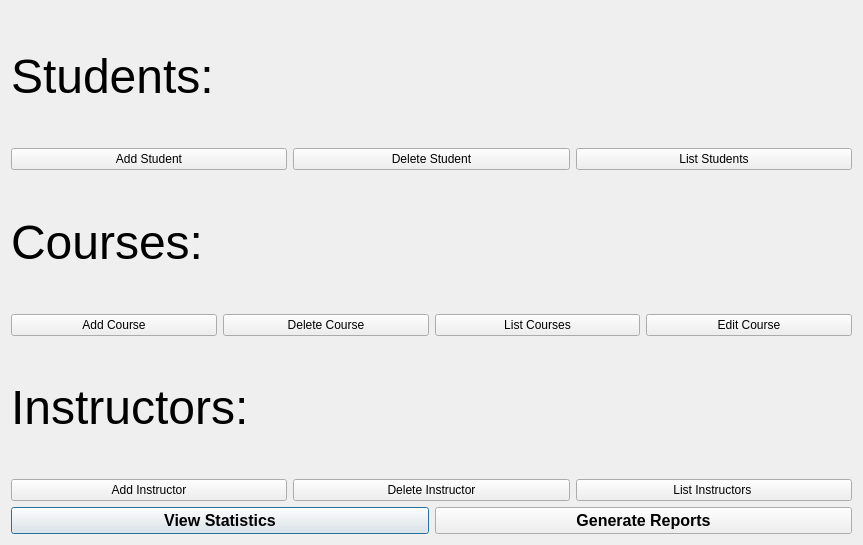
<?xml version="1.0" encoding="UTF-8"?>
<ui version="4.0">
 <class>adminDashboard</class>
 <widget class="QDialog" name="adminDashboard">
  <property name="geometry">
   <rect>
    <x>0</x>
    <y>0</y>
    <width>863</width>
    <height>545</height>
   </rect>
  </property>
  <property name="windowTitle">
   <string>Admin Dashboard</string>
  </property>
  <layout class="QVBoxLayout" name="verticalLayout_main">
   <item>
    <layout class="QGridLayout" name="gridLayout_4">
     <item row="0" column="0">
      <layout class="QGridLayout" name="gridLayout_3">
       <item row="0" column="0">
        <widget class="QLabel" name="label">
         <property name="font">
          <font>
           <pointsize>36</pointsize>
          </font>
         </property>
         <property name="text">
          <string>Students:</string>
         </property>
        </widget>
       </item>
       <item row="1" column="0">
        <widget class="QPushButton" name="add_Student_Button">
         <property name="text">
          <string>Add Student</string>
         </property>
         <property name="autoDefault">
          <bool>false</bool>
         </property>
        </widget>
       </item>
       <item row="1" column="1">
        <widget class="QPushButton" name="Delete_Student_Push_Button">
         <property name="text">
          <string>Delete Student</string>
         </property>
         <property name="autoDefault">
          <bool>false</bool>
         </property>
        </widget>
       </item>
       <item row="1" column="2">
        <widget class="QPushButton" name="List_Students_Button">
         <property name="text">
          <string>List Students</string>
         </property>
         <property name="autoDefault">
          <bool>false</bool>
         </property>
        </widget>
       </item>
      </layout>
     </item>
     <item row="1" column="0">
      <layout class="QGridLayout" name="gridLayout_2">
       <item row="0" column="0">
        <widget class="QLabel" name="label_2">
         <property name="font">
          <font>
           <pointsize>36</pointsize>
          </font>
         </property>
         <property name="text">
          <string>Courses:</string>
         </property>
        </widget>
       </item>
       <item row="1" column="0">
        <widget class="QPushButton" name="Add_Course_Button">
         <property name="text">
          <string>Add Course</string>
         </property>
         <property name="autoDefault">
          <bool>false</bool>
         </property>
        </widget>
       </item>
       <item row="1" column="1">
        <widget class="QPushButton" name="Delete_Course_Button">
         <property name="text">
          <string>Delete Course</string>
         </property>
         <property name="autoDefault">
          <bool>false</bool>
         </property>
        </widget>
       </item>
       <item row="1" column="2">
        <widget class="QPushButton" name="List_Courses_Button">
         <property name="text">
          <string>List Courses</string>
         </property>
         <property name="autoDefault">
          <bool>false</bool>
         </property>
        </widget>
       </item>
       <item row="1" column="3">
        <widget class="QPushButton" name="Edit_Course_Button">
         <property name="text">
          <string>Edit Course</string>
         </property>
         <property name="autoDefault">
          <bool>false</bool>
         </property>
        </widget>
       </item>
      </layout>
     </item>
     <item row="2" column="0">
      <layout class="QGridLayout" name="gridLayout">
       <item row="0" column="0">
        <widget class="QLabel" name="label_3">
         <property name="font">
          <font>
           <pointsize>36</pointsize>
          </font>
         </property>
         <property name="text">
          <string>Instructors:</string>
         </property>
        </widget>
       </item>
       <item row="1" column="0">
        <widget class="QPushButton" name="Add_Instructor_Button">
         <property name="text">
          <string>Add Instructor</string>
         </property>
         <property name="autoDefault">
          <bool>false</bool>
         </property>
        </widget>
       </item>
       <item row="1" column="1">
        <widget class="QPushButton" name="Delete_Instructor_Button">
         <property name="text">
          <string>Delete Instructor</string>
         </property>
         <property name="autoDefault">
          <bool>false</bool>
         </property>
        </widget>
       </item>
       <item row="1" column="2">
        <widget class="QPushButton" name="List_Instructors_Button">
         <property name="text">
          <string>List Instructors </string>
         </property>
         <property name="autoDefault">
          <bool>false</bool>
         </property>
        </widget>
       </item>
      </layout>
     </item>
    </layout>
   </item>
   <item>
    <layout class="QHBoxLayout" name="horizontalLayout_bottom">
     <item>
      <widget class="QPushButton" name="Statistics_Button">
       <property name="font">
        <font>
         <pointsize>12</pointsize>
         <bold>true</bold>
        </font>
       </property>
       <property name="text">
        <string>View Statistics</string>
       </property>
      </widget>
     </item>
     <item>
      <widget class="QPushButton" name="Reports_Button">
       <property name="font">
        <font>
         <pointsize>12</pointsize>
         <bold>true</bold>
        </font>
       </property>
       <property name="text">
        <string>Generate Reports</string>
       </property>
      </widget>
     </item>
    </layout>
   </item>
  </layout>
 </widget>
 <resources/>
 <connections/>
</ui>
